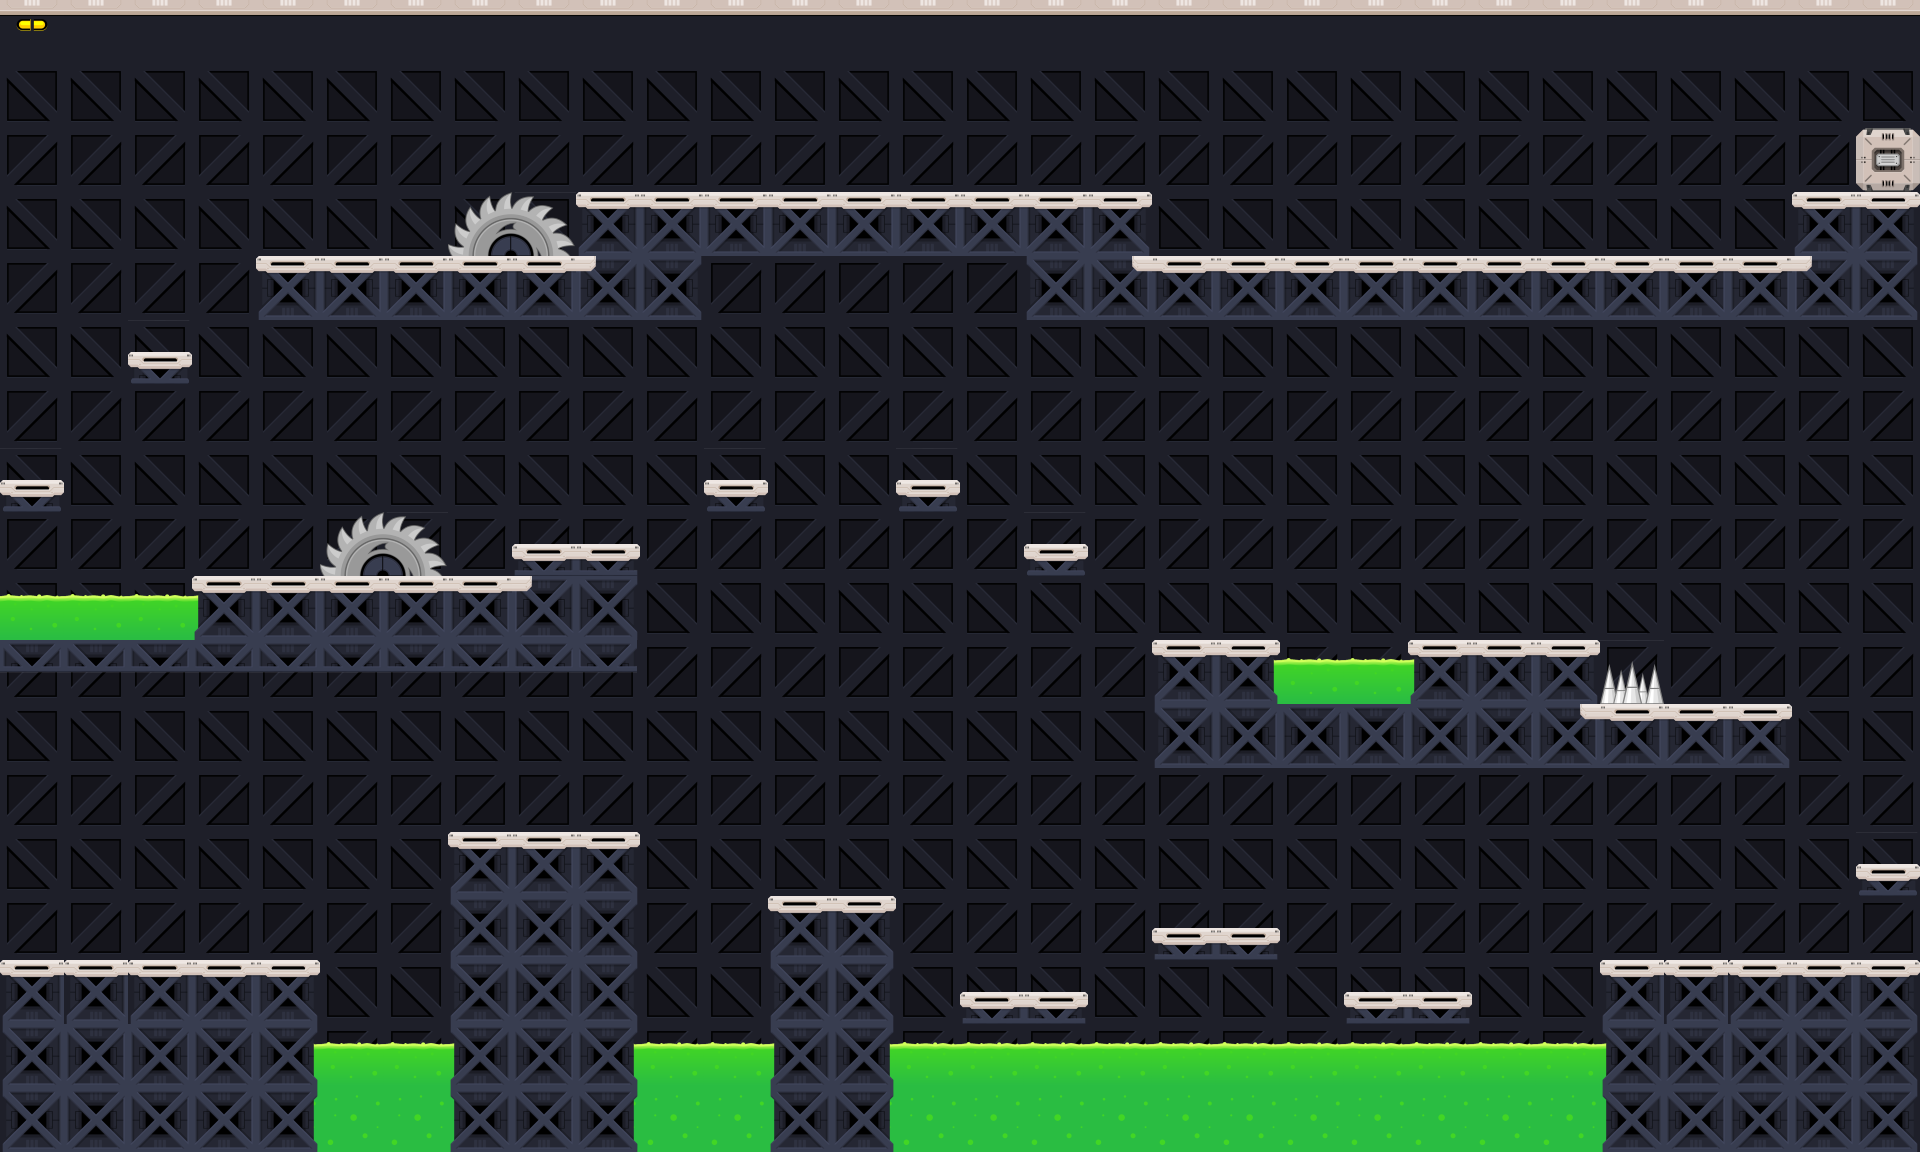

This is a level from a 2D game, rendered from its Tiled map with the project's own tilesets. A one-line summary and the complete map file follow:
An orthogonal 30x18 tile map with 64x64 px tiles, 4 tile layers (Background, Saws/Spikes, Acid, Platforms) and 31 objects.

<map version="1.0" orientation="orthogonal" renderorder="right-down" width="30" height="18" tilewidth="64" tileheight="64" nextobjectid="40">
 <tileset firstgid="1" name="sci fi tiles" tilewidth="64" tileheight="64" tilecount="32" columns="8">
  <image source="scifiTileset.png" trans="ffffff" width="512" height="256" />
 </tileset>
 <layer name="Background" width="30" height="18">
  <data encoding="csv">
2,3,3,3,3,3,3,3,3,3,3,3,3,3,3,3,3,3,3,3,3,3,3,3,3,3,3,3,3,3,
4,4,4,4,4,4,4,4,4,4,4,4,4,4,4,4,4,4,4,4,4,4,4,4,4,4,4,4,4,4,
5,5,5,5,5,5,5,5,5,5,5,5,5,5,5,5,5,5,5,5,5,5,5,5,5,5,5,5,5,5,
4,4,4,4,4,4,4,4,4,4,4,4,4,4,4,4,4,4,4,4,4,4,4,4,4,4,4,4,4,4,
5,5,5,5,5,5,5,5,5,5,5,5,5,5,5,5,5,5,5,5,5,5,5,5,5,5,5,5,5,5,
4,4,4,4,4,4,4,4,4,4,4,4,4,4,4,4,4,4,4,4,4,4,4,4,4,4,4,4,4,4,
5,5,5,5,5,5,5,5,5,5,5,5,5,5,5,5,5,5,5,5,5,5,5,5,5,5,5,5,5,5,
4,4,4,4,4,4,4,4,4,4,4,4,4,4,4,4,4,4,4,4,4,4,4,4,4,4,4,4,4,4,
5,5,5,5,5,5,5,5,5,5,5,5,5,5,5,5,5,5,5,5,5,5,5,5,5,5,5,5,5,5,
4,4,4,4,4,4,4,4,4,4,4,4,4,4,4,4,4,4,4,4,4,4,4,4,4,4,4,4,4,4,
5,5,5,5,5,5,5,5,5,5,5,5,5,5,5,5,5,5,5,5,5,5,5,5,5,5,5,5,5,5,
4,4,4,4,4,4,4,4,4,4,4,4,4,4,4,4,4,4,4,4,4,4,4,4,4,4,4,4,4,4,
5,5,5,5,5,5,5,5,5,5,5,5,5,5,5,5,5,5,5,5,5,5,5,5,5,5,5,5,5,5,
4,4,4,4,4,4,4,4,4,4,4,4,4,4,4,4,4,4,4,4,4,4,4,4,4,4,4,4,4,4,
5,5,5,5,5,5,5,5,5,5,5,5,5,5,5,5,5,5,5,5,5,5,5,5,5,5,5,5,5,5,
4,4,4,4,4,4,4,4,4,4,4,4,4,4,4,4,4,4,4,4,4,4,4,4,4,4,4,4,4,4,
5,5,5,5,5,5,5,5,5,5,5,5,5,5,5,5,5,5,5,5,5,5,5,5,5,5,5,5,5,5,
4,4,4,4,4,4,4,4,4,4,4,4,4,4,4,4,4,4,4,4,4,4,4,4,4,4,4,4,4,4
</data>
 </layer>
 <layer name="Saws/Spikes" width="30" height="18">
  <data encoding="csv">
0,0,0,0,0,0,0,0,0,0,0,0,0,0,0,0,0,0,0,0,0,0,0,0,0,0,0,0,0,0,
0,0,0,0,0,0,0,0,0,0,0,0,0,0,0,0,0,0,0,0,0,0,0,0,0,0,0,0,0,0,
0,0,0,0,0,0,0,0,0,0,0,0,0,0,0,0,0,0,0,0,0,0,0,0,0,0,0,0,0,0,
0,16,16,16,16,16,16,17,18,16,16,16,16,16,16,16,16,16,16,16,16,16,16,16,16,16,16,16,16,16,
0,0,0,0,0,0,0,25,26,0,16,16,16,16,16,16,16,0,0,0,0,0,0,0,0,0,0,0,0,0,
16,0,0,0,0,0,0,24,24,0,0,0,0,0,0,0,0,0,0,0,0,0,0,0,0,0,0,0,0,0,
16,0,24,24,24,24,24,24,24,0,0,0,0,0,0,0,0,0,0,0,0,0,0,0,0,0,0,0,0,0,
16,16,16,16,16,16,16,16,16,16,0,0,0,0,0,0,0,0,0,0,0,0,0,0,0,0,0,0,0,0,
16,16,16,16,16,17,18,16,16,16,0,0,0,0,0,0,0,0,0,0,0,0,0,0,0,0,0,0,0,0,
16,0,0,16,16,16,26,0,0,0,0,0,0,0,0,0,0,0,0,0,0,0,0,0,0,0,0,0,0,0,
16,16,16,16,16,16,0,0,0,0,0,0,0,0,0,0,0,0,0,0,0,0,0,0,0,19,0,0,0,0,
0,0,0,0,0,0,0,0,0,0,0,0,0,0,0,0,0,0,0,0,0,0,0,0,0,24,24,24,24,0,
0,0,0,0,0,0,0,0,0,0,0,0,0,0,0,0,0,0,0,0,0,0,0,0,0,0,0,0,0,0,
0,0,0,0,0,0,0,0,0,0,0,0,0,0,0,0,0,0,0,0,0,0,0,0,0,0,0,0,0,20,
0,0,16,16,0,0,0,0,0,0,0,0,0,0,0,0,0,0,0,0,0,0,0,0,0,0,0,0,0,0,
0,0,16,16,0,0,0,0,0,0,0,0,0,0,0,0,0,0,0,0,0,0,0,0,0,0,0,0,0,0,
0,0,0,0,0,0,0,0,0,0,0,0,0,0,0,0,0,0,0,0,0,0,0,0,0,0,0,0,0,0,
0,0,0,0,0,0,0,0,0,0,0,0,0,0,0,0,0,0,0,0,0,0,0,0,0,0,0,0,0,0
</data>
 </layer>
 <layer name="Acid" width="30" height="18">
  <data encoding="csv">
0,0,0,0,0,0,0,0,0,0,0,0,0,0,0,0,0,0,0,0,0,0,0,0,0,0,0,0,0,0,
0,0,0,0,0,0,0,0,0,0,0,0,0,0,0,0,0,0,0,0,0,0,0,0,0,0,0,0,0,0,
0,0,0,0,0,0,0,0,0,0,0,0,0,0,0,0,0,0,0,0,0,0,0,0,0,0,0,0,0,0,
0,0,0,0,0,0,0,0,0,0,0,0,0,0,0,0,0,0,0,0,0,0,0,0,0,0,0,0,0,0,
0,0,0,0,0,0,0,0,0,0,0,0,0,0,0,0,0,0,0,0,0,0,0,0,0,0,0,0,0,0,
0,0,0,0,0,0,0,0,0,0,0,0,0,0,0,0,0,0,0,0,0,0,0,0,0,0,0,0,0,0,
0,0,0,0,0,0,0,0,0,0,0,0,0,0,0,0,0,0,0,0,0,0,0,0,0,0,0,0,0,0,
24,24,24,24,0,0,0,0,0,0,0,0,0,0,0,0,0,0,0,0,0,0,0,0,0,0,0,0,0,0,
0,0,0,0,0,0,0,0,0,0,0,0,0,0,0,0,0,0,0,0,0,0,0,0,0,0,0,0,0,0,
1,1,1,1,0,0,0,0,0,0,0,0,0,0,0,0,0,0,0,0,0,0,0,0,0,0,0,0,0,0,
0,0,0,0,0,0,0,0,0,0,0,0,0,0,0,0,0,0,16,1,1,1,1,0,0,0,0,0,0,0,
0,0,0,0,0,0,0,0,0,0,0,0,0,0,0,0,0,0,0,0,0,0,0,0,0,0,0,0,0,0,
0,0,0,0,0,0,0,0,0,0,0,0,0,0,0,0,0,0,0,0,0,0,0,0,0,0,0,0,0,0,
0,0,0,0,0,0,0,0,0,0,0,0,0,0,0,0,0,0,0,0,0,0,0,0,0,0,0,0,0,0,
0,0,0,0,0,0,0,0,0,0,0,0,0,0,0,0,0,0,0,0,0,0,0,0,0,0,0,0,0,0,
0,0,0,0,0,0,16,0,0,0,0,0,0,0,0,0,0,0,0,0,0,0,0,0,0,0,0,0,0,0,
16,1,1,1,1,1,1,1,1,1,1,1,1,1,1,1,1,1,1,1,1,1,1,1,1,1,1,1,1,16,
16,9,9,9,9,9,9,9,9,9,9,9,9,9,9,9,9,9,9,9,9,9,9,9,9,9,9,9,9,16
</data>
 </layer>
 <layer name="Platforms" width="30" height="18">
  <data encoding="csv">
0,0,0,0,0,0,0,0,0,0,0,0,0,0,0,0,0,0,0,0,0,0,0,0,0,0,0,0,0,0,
0,0,0,0,0,0,0,0,0,0,0,0,0,0,0,0,0,0,0,0,0,0,0,0,0,0,0,0,0,0,
0,0,0,0,0,0,0,0,0,0,0,0,0,0,0,0,0,0,0,0,0,0,0,0,0,0,0,0,0,7,
0,0,16,0,0,0,0,0,0,13,14,14,14,14,14,14,14,15,0,0,0,0,0,0,0,0,0,0,13,15,
24,16,16,16,13,14,14,14,14,27,23,16,16,16,16,16,21,28,14,14,14,14,14,14,14,14,14,14,27,23,
16,16,20,16,24,24,24,24,24,24,16,16,16,16,16,0,0,0,16,16,16,16,16,16,16,16,16,16,16,16,
0,0,24,24,24,24,24,24,24,24,0,0,24,0,0,0,0,0,0,0,0,0,0,0,0,0,0,0,0,0,
20,0,24,24,24,24,24,24,24,24,0,20,0,0,20,0,0,0,0,0,0,0,0,0,0,0,0,0,0,0,
24,24,24,24,24,24,24,24,10,12,0,0,0,0,0,0,20,0,0,0,0,0,0,0,0,0,0,0,0,0,
16,0,0,13,14,14,14,14,27,23,0,0,0,0,0,0,0,0,0,0,0,0,0,0,0,0,0,0,0,0,
30,30,30,30,30,30,30,30,30,31,0,0,0,0,0,0,0,0,13,15,0,0,13,14,15,0,0,0,0,0,
0,0,0,0,0,0,0,0,0,0,0,0,0,0,0,16,16,16,21,22,22,22,22,22,28,14,14,15,0,0,
0,0,0,0,0,0,0,0,0,0,0,0,0,0,0,24,24,24,0,0,0,0,0,0,0,0,0,0,0,0,
8,8,0,0,0,0,0,13,14,15,0,0,0,0,0,32,32,32,0,0,0,0,0,0,0,0,0,0,0,0,
8,8,0,0,0,0,0,21,22,23,0,24,13,15,0,0,0,0,10,12,16,0,0,0,0,0,0,0,0,0,
13,13,13,14,15,16,0,21,22,23,0,24,21,23,0,10,12,0,0,0,0,10,12,16,0,13,13,13,14,15,
21,22,22,22,23,16,0,21,22,23,0,24,21,23,0,0,0,0,0,0,0,0,0,0,0,21,22,22,22,23,
21,22,22,22,23,16,0,21,22,23,0,24,21,23,0,0,0,0,0,0,0,0,0,0,0,21,22,22,22,23
</data>
 </layer>
 <objectgroup name="Platforms">
  <object id="4" x="0" y="960" width="318.667" height="64" />
  <object id="5" x="452" y="832" width="186.667" height="192" />
  <object id="6" x="769.333" y="896" width="126.667" height="128" />
  <object id="7" x="960" y="992" width="128" height="32" />
  <object id="8" x="1153.33" y="929.333" width="128" height="29.3333" />
  <object id="9" x="1344" y="992" width="126.667" height="32" />
  <object id="10" x="1601.33" y="960" width="318.667" height="82.6667" />
  <object id="11" x="1856" y="864" width="64" height="32" />
  <object id="12" x="1408" y="640" width="193.333" height="64" />
  <object id="14" x="1282.67" y="704" width="506.667" height="64" />
  <object id="15" x="1152" y="640" width="128" height="128" />
  <object id="18" x="192" y="576" width="448" height="94.6667" />
  <object id="19" x="513.333" y="542.667" width="124" height="32" />
  <object id="20" x="704" y="480" width="64" height="29.3333" />
  <object id="22" x="896" y="480" width="65.3333" height="32" />
  <object id="23" x="1024" y="544" width="64" height="29.3333" />
  <object id="24" x="0" y="478.667" width="64" height="29.3333" />
  <object id="25" x="128" y="350.667" width="66.6667" height="32" />
  <object id="26" x="257.333" y="256" width="448" height="60" />
  <object id="27" x="577.333" y="193.333" width="572" height="61.3333" />
  <object id="28" x="1026.67" y="258.667" width="893.333" height="56" />
  <object id="29" x="1856" y="128" width="64" height="64" />
  <object id="30" x="1792" y="192" width="128" height="64" />
 </objectgroup>
 <objectgroup name="Acid">
  <object id="32" x="313.333" y="1044" width="142.667" height="17.3333" />
  <object id="33" x="633.333" y="1044" width="141.333" height="20" />
  <object id="34" x="889.333" y="1045.33" width="712" height="20" />
  <object id="35" x="1278.67" y="661.333" width="130.667" height="16" />
  <object id="36" x="0" y="596" width="194.667" height="42.6667" />
 </objectgroup>
 <objectgroup name="Bounds">
  <object id="37" x="0" y="2" height="1148" />
  <object id="38" x="1920" y="-2" height="1150" />
  <object id="39" x="2" y="0" width="1912" height="10" />
 </objectgroup>
</map>